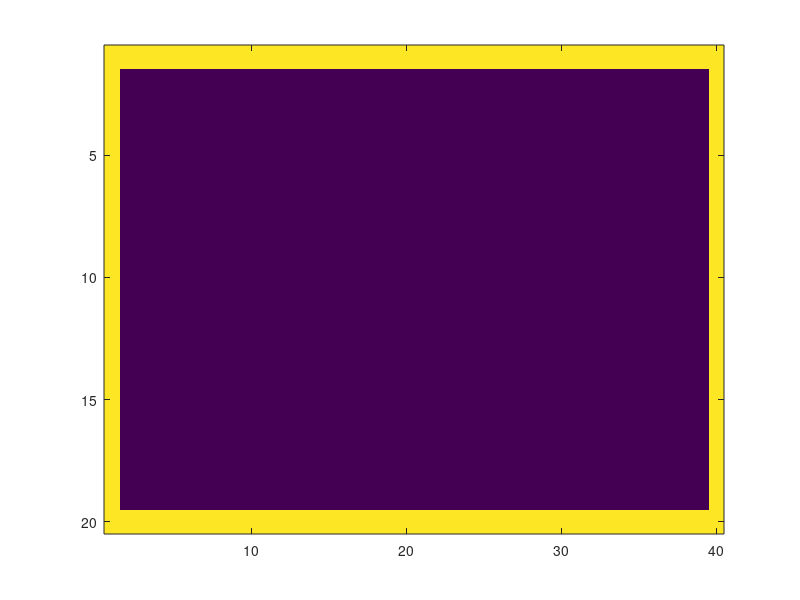

The MATLAB script that drew this image: (Note: this script raises an error after producing the figure.)
clear all; %close all; 

% Setup
% -1 = non-accessible, 0 = empty, 1 = painted
% 1 = forward,  0 = left, -1 = right
environment = zeros(20, 40);
environment(:, [1 end]) = 2;
environment([1 end], :) = 2;
% 1 = straight, 2 = left, 3 = right, 4 = random
% chromosome = ones(54, 1)*4;
chromosome = randi([3 6], 54, 1);

% Plot initial environment
% figure()
imagesc(environment)

% Paint
out_environment = OneChromPerf(environment, chromosome);
empty = sum(sum(out_environment == 0));
paint = sum(sum(out_environment == 1));
fitness = paint/(paint + empty)

% Plot map after painter
% figure()
hold on;
subplot(2, 2, 4)
imagesc(out_environment)